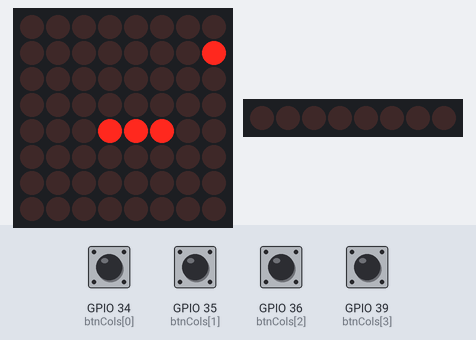
The sketch below on a simulated ESP32. Shown: 8×8 LED matrix, 8 shift-register outputs drawn as a row of LEDs (first output left, lit = HIGH). Wiring (inferred from the names in the program): shift register (74HC595): data GPIO 14; shift clock GPIO 12; latch GPIO 13; LED matrix (orientation assumed): rows GPIO 25, GPIO 32, GPIO 22, GPIO 33, GPIO 15, GPIO 21, GPIO 17, GPIO 2; columns GPIO 19, GPIO 18, GPIO 5, GPIO 23, GPIO 4, GPIO 26, GPIO 27, GPIO 16. Wiring (inferred from the signals the program sends): row of LEDs: on Q0, Q1, Q2, Q3, Q4, Q5, Q6, Q7. The test bench sets the inputs (shaded band); at power-on: GPIO 34 (btnCols[0]), GPIO 35 (btnCols[1]), GPIO 36 (btnCols[2]), GPIO 39 (btnCols[3]) LOW. Random numbers use the default seed unless the sketch sets one.

Above: at 1.2 s.
1.3 s: GPIO 35 (btnCols[1]) pulled HIGH for 0.15 s
At 1.95 s:
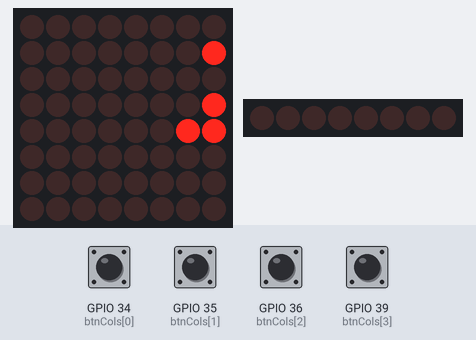
2.0 s: GPIO 34 (btnCols[0]) pulled HIGH for 0.15 s
At 2.55 s:
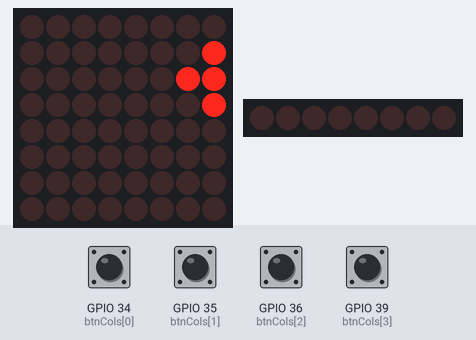
2.7 s: GPIO 35 (btnCols[1]) pulled HIGH for 1 s
At 3.45 s:
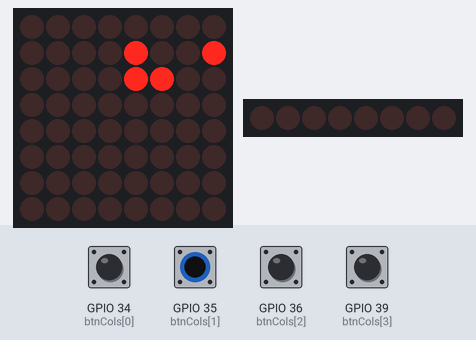
5.4 s: GPIO 36 (btnCols[2]) pulled HIGH for 0.15 s
At 5.63 s:
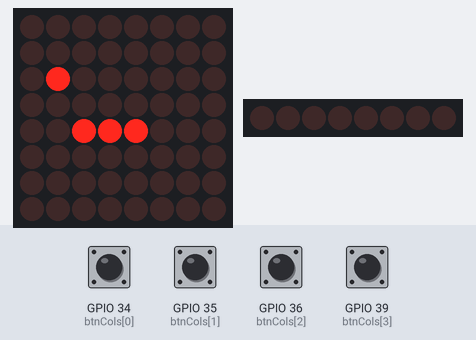
6.1 s: GPIO 35 (btnCols[1]) pulled HIGH for 0.15 s
At 6.53 s:
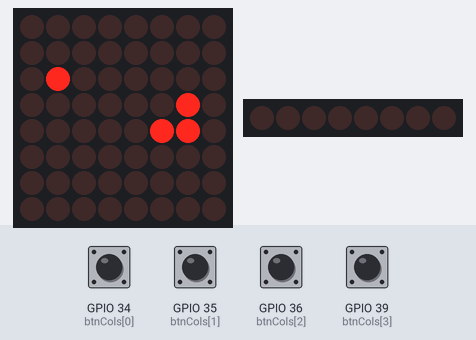
6.8 s: GPIO 34 (btnCols[0]) pulled HIGH for 1 s
At 7.13 s:
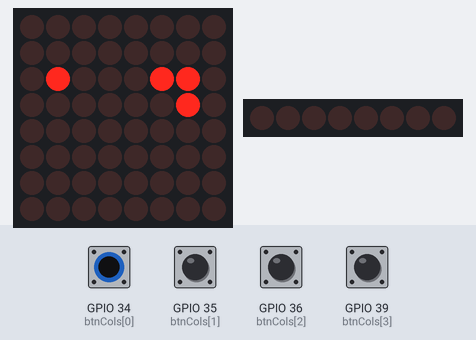
Timing chart, 0 to 9.4 s (numbered marks = the images above; inputs shaded):
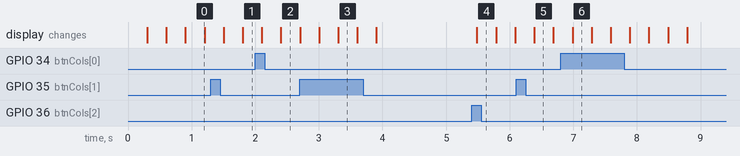

Measured:
- after the input at 5.4 s, the display: changes after 0.09 s (image 4)

The sketch:

snake.ino
```cpp
const int row[] = {25, 32, 22, 33, 15, 21, 17, 2};
const int col[] = {19, 18, 5, 23, 4, 26, 27, 16};

const int DATA  = 14;
const int LATCH = 13;
const int CLOCK = 12;
const int btnCols[4] = {34, 35, 36, 39};

volatile byte frame[8] = {0, 0, 0, 0, 0, 0, 0, 0};

bool lastBtnState[4][4] = {false};
uint32_t lastScanTime = 0;
const uint32_t scanInterval = 20;

int8_t snakeX[64];
int8_t snakeY[64];
int snakeLength = 3;

int8_t dirX = 1;
int8_t dirY = 0;

int8_t foodX, foodY;
bool gameOver = false;

uint32_t lastGameTick = 0;
int gameSpeed = 300;

TaskHandle_t DisplayTaskHandle;

void sendToRegister(byte data) {
    digitalWrite(LATCH, LOW);
    shiftOut(DATA, CLOCK, MSBFIRST, data);
    digitalWrite(LATCH, HIGH);
}

void displayTask(void * pvParameters) {
    for (;;) {
        for (int r = 0; r < 8; r++) {
            for (int i = 0; i < 8; i++) digitalWrite(row[i], LOW);
            for (int c = 0; c < 8; c++) {
                int bit = (frame[r] >> c) & 1;
                digitalWrite(col[c], bit ? LOW : HIGH);
            }
            digitalWrite(row[r], HIGH);
            vTaskDelay(pdMS_TO_TICKS(1));
        }
    }
}

void resetGame() {
    snakeLength = 3;
    snakeX[0] = 3; snakeY[0] = 4;
    snakeX[1] = 2; snakeY[1] = 4;
    snakeX[2] = 1; snakeY[2] = 4;
    dirX = 1; dirY = 0;
    gameOver = false;

    bool validPlace = false;
    while (!validPlace) {
        foodX = random(0, 8);
        foodY = random(0, 8);
        validPlace = true;
        for (int i = 0; i < snakeLength; i++) {
            if (snakeX[i] == foodX && snakeY[i] == foodY) validPlace = false;
        }
    }

    for (int i = 0; i < 8; i++) frame[i] = 0;
    frame[foodY] |= (1 << foodX);
    for (int i = 0; i < snakeLength; i++) frame[snakeY[i]] |= (1 << snakeX[i]);
}

void handleKeyPress(int r, int c) {
    if (gameOver) {
        resetGame();
        return;
    }
    if (r == 1 && c == 1 && dirY != 1)  { dirX = 0; dirY = -1; }
    else if (r == 3 && c == 1 && dirY != -1) { dirX = 0; dirY = 1; }
    else if (r == 2 && c == 0 && dirX != 1)  { dirX = -1; dirY = 0; }
    else if (r == 2 && c == 2 && dirX != -1) { dirX = 1; dirY = 0; }
}

void setup() {
    for (int i = 0; i < 8; i++) {
        pinMode(row[i], OUTPUT);
        pinMode(col[i], OUTPUT);
        digitalWrite(row[i], LOW);
        digitalWrite(col[i], HIGH);
    }
    pinMode(DATA,  OUTPUT);
    pinMode(LATCH, OUTPUT);
    pinMode(CLOCK, OUTPUT);
    for (int i = 0; i < 4; i++) pinMode(btnCols[i], INPUT);
    sendToRegister(0);
    xTaskCreatePinnedToCore(displayTask, "Display_Task", 2048, NULL, 1, &DisplayTaskHandle, 0);
    resetGame();
}

void loop() {
    if (millis() - lastScanTime >= scanInterval) {
        lastScanTime = millis();
        for (int r = 0; r < 4; r++) {
            sendToRegister(1 << r);
            delayMicroseconds(10);
            for (int c = 0; c < 4; c++) {
                bool state = (digitalRead(btnCols[c]) == HIGH);
                if (state && !lastBtnState[r][c]) handleKeyPress(r, c);
                lastBtnState[r][c] = state;
            }
        }
        sendToRegister(0);
    }

    if (!gameOver && millis() - lastGameTick >= gameSpeed) {
        lastGameTick = millis();
        for (int i = snakeLength - 1; i > 0; i--) {
            snakeX[i] = snakeX[i - 1];
            snakeY[i] = snakeY[i - 1];
        }
        snakeX[0] += dirX;
        snakeY[0] += dirY;

        if (snakeX[0] < 0 || snakeX[0] >= 8 || snakeY[0] < 0 || snakeY[0] >= 8) gameOver = true;
        for (int i = 1; i < snakeLength; i++) if (snakeX[0] == snakeX[i] && snakeY[0] == snakeY[i]) gameOver = true;

        if (snakeX[0] == foodX && snakeY[0] == foodY) {
            if (snakeLength < 64) snakeLength++;
            bool validPlace = false;
            while (!validPlace) {
                foodX = random(0, 8); foodY = random(0, 8);
                validPlace = true;
                for (int i = 0; i < snakeLength; i++) if (snakeX[i] == foodX && snakeY[i] == foodY) validPlace = false;
            }
        }

        for (int i = 0; i < 8; i++) frame[i] = 0;
        frame[foodY] |= (1 << foodX);
        for (int i = 0; i < snakeLength; i++) frame[snakeY[i]] |= (1 << snakeX[i]);
        if (gameOver) for (int i = 0; i < 8; i++) frame[i] = 0xFF;
    }
}
```
